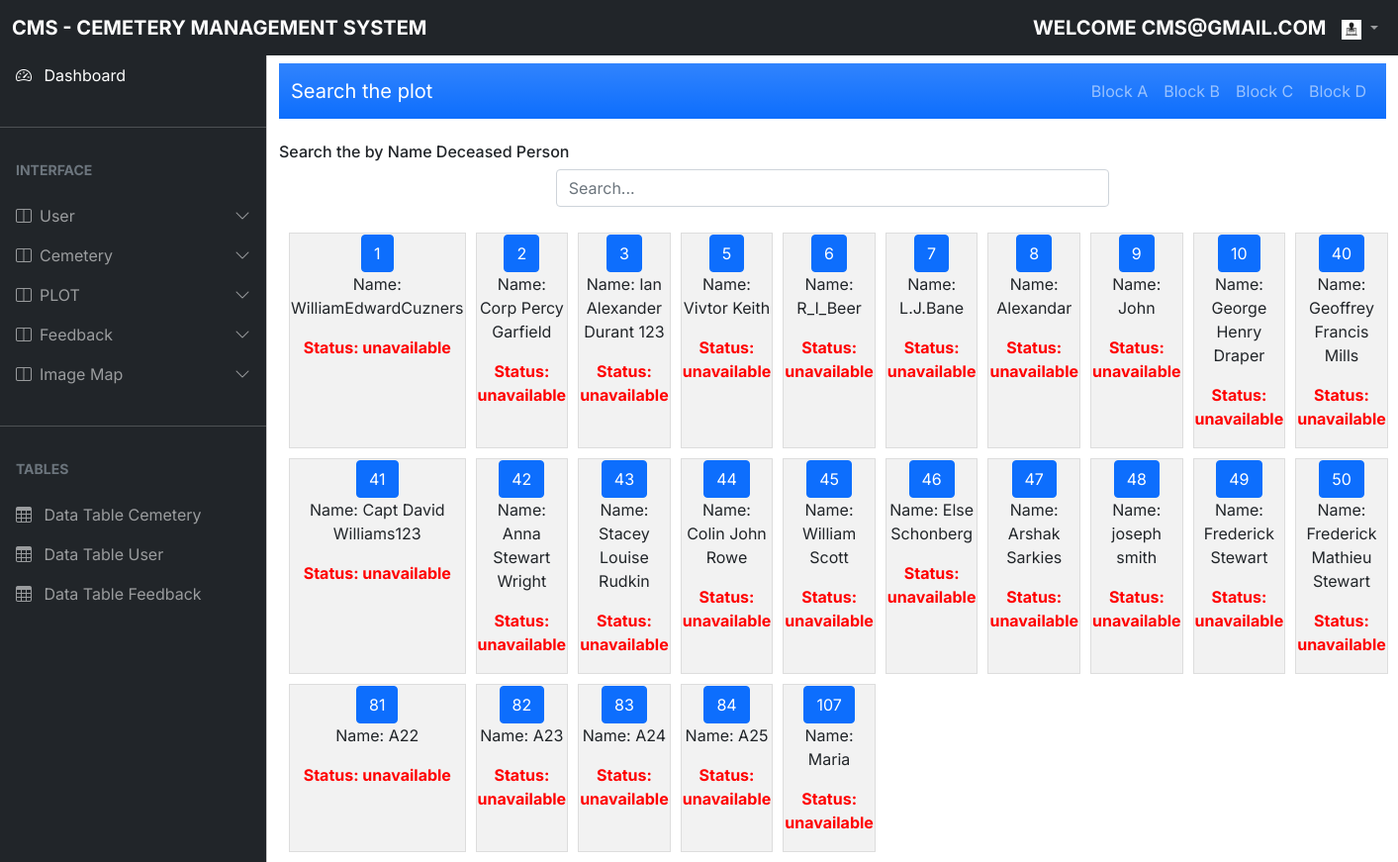
The app's page /php/PLOT-A.php (signed in) with its own data.
### tables this page shows
CREATE TABLE `user_profile` (
  `user_id` int(10) NOT NULL,
  `Image` varchar(255) NOT NULL,
  `First_name` varchar(100) NOT NULL,
  `Last_name` varchar(100) NOT NULL,
  `Gender` varchar(100) NOT NULL,
  `Email` varchar(100) NOT NULL,
  `Password` varchar(100) NOT NULL,
  `Phone_Number` int(100) NOT NULL,
  `Home_Address` varchar(250) NOT NULL,
  `otp` varchar(5) NOT NULL,
  `status` varchar(255) NOT NULL,
  `resettoken` int(50) NOT NULL,
  `resettokenexp` datetime(6) NOT NULL,
  `user_type` varchar(100) NOT NULL
);

CREATE TABLE `cemeteryrecord` (
  `Grave_ID` int(50) NOT NULL,
  `Image` varchar(255) NOT NULL,
  `Image2` varchar(255) NOT NULL,
  `Name_Deceased` varchar(100) NOT NULL,
  `Years_of_Born` date NOT NULL,
  `Years_of_Died` date NOT NULL,
  `Location` varchar(100) NOT NULL,
  `Years_Buried` varchar(100) NOT NULL,
  `Area_id` int(100) NOT NULL
);

CREATE TABLE `area` (
  `Area_id` int(100) NOT NULL,
  `Block_id` varchar(100) DEFAULT NULL,
  `Status` varchar(100) DEFAULT NULL,
  `unit` varchar(100) NOT NULL
);

### php/PLOT-A.php (the view, shortened to what this page needs)
  <?php
include_once("access_control.php");
 $Email = $_SESSION["Email"];
 $image_path = $_SESSION["Image"];
    try {
    $sqlUserProfile = "SELECT `user_id`, `Image`, `First_name`, `Last_name`, `Gender`, `Email`, `Password`, `Phone_Number`, `Home_Address`, `otp`, `status`, `resettoken`, `resettokenexp`, `user_type` FROM `user_profile`";
    $stmtUserProfile = $conn->prepare($sqlUserProfile);
    $stmtUserProfile->execute();
    $rowsUserProfile = $stmtUserProfile->fetchAll();
    $image_path = '';
if (!empty($rowsUserProfile)) {
    $image_path = $rowsUserProfile[0]['Image'];
}
} catch (PDOException $e) {
    echo $sqlUserProfile . "<br>" . $e->getMessage();
}
?>
<!DOCTYPE html>
<html lang="en">
  <head>
    <link rel="stylesheet" href="css/bootstrap.min.css" />
    <link
      rel="stylesheet"
      href="https://cdn.jsdelivr.net/npm/bootstrap-icons@1.4.1/font/bootstrap-icons.css"
    />
    <link rel="stylesheet" href="css/dataTables.bootstrap5.min.css" />
    <link rel="stylesheet" href="css/style.css" />
  </head>
<body>
    <nav class="navbar navbar-expand-lg navbar-dark bg-dark fixed-top">
      <div class="container-fluid">
        <a
          class="navbar-brand me-auto ms-lg-0 ms-3 text-uppercase fw-bold"
          href="Dashboard_Admin.php"
          >CMS - Cemetery Management System</a
        >
        <div class="collapse navbar-collapse" id="topNavBar">
          <ul class="navbar-nav">
        <a
          class="navbar-brand me-auto ms-lg-0 ms-3 text-uppercase fw-bold"
          href="#"
          >Welcome <?php echo $Email ?></a
        >
           <li class="nav-item dropdown">
  <a
    class="nav-link dropdown-toggle ms-2"
    href="#"
    role="button"
    data-bs-toggle="dropdown"
    aria-expanded="false"
  >
<img src="<?php echo $image_path; ?>" alt="Profile Image" width="20" height="20">  </a>
</li>
          </ul>
        </div>
      </div>
    </nav>
   <div
      class="offcanvas offcanvas-start sidebar-nav bg-dark"
      tabindex="-1"
      id="sidebar"
    >
      <div class="offcanvas-body p-0">
        <nav class="navbar-dark">
          <ul class="navbar-nav">
            <li>
              <a href="Dashboard_Admin.php" class="nav-link px-3 active">
                <span class="me-2"><i class="bi bi-speedometer2"></i></span>
                <span>Dashboard</span>
              </a>
            </li>
            <li class="my-4"><hr class="dropdown-divider bg-light" /></li>
            <li>
              <div class="text-muted small fw-bold text-uppercase px-3 mb-3">
                Interface
              </div>
            </li>
            <li>
              <a
                class="nav-link px-3 sidebar-link"
                data-bs-toggle="collapse"
                href="#layouts"
              >
                <span class="me-2"><i class="bi bi-layout-split"></i></span>
                <span>User</span>
                <span class="ms-auto">
                  <span class="right-icon">
                    <i class="bi bi-chevron-down"></i>
                  </span>
                </span>
              </a>
            </li>
            <li>
              <a
                class="nav-link px-3 sidebar-link"
                data-bs-toggle="collapse"
                href="#layouts"
              >
                <span class="me-2"><i class="bi bi-layout-split"></i></span>
                <span>Cemetery</span>
                <span class="ms-auto">
                  <span class="right-icon">
                    <i class="bi bi-chevron-down"></i>
                  </span>
                </span>
              </a>
            </li>
<li>
              <a
                class="nav-link px-3 sidebar-link"
                data-bs-toggle="collapse"
                href="#layouts"
              >
                <span class="me-2"><i class="bi bi-layout-split"></i></span>
                <span>PLOT</span>
                <span class="ms-auto">
                  <span class="right-icon">
                    <i class="bi bi-chevron-down"></i>
                  </span>
                </span>
              </a>
            </li>
<li>
              <a
                class="nav-link px-3 sidebar-link"
                data-bs-toggle="collapse"
                href="#layouts"
              >
                <span class="me-2"><i class="bi bi-layout-split"></i></span>
                <span>Feedback</span>
                <span class="ms-auto">
                  <span class="right-icon">
                    <i class="bi bi-chevron-down"></i>
                  </span>
                </span>
              </a>
            </li>
<li>
              <a
                class="nav-link px-3 sidebar-link"
                data-bs-toggle="collapse"
                href="#layouts"
              >
                <span class="me-2"><i class="bi bi-layout-split"></i></span>
                <span>Image Map</span>
                <span class="ms-auto">
                  <span class="right-icon">
                    <i class="bi bi-chevron-down"></i>
                  </span>
                </span>
              </a>
            </li>
            <li class="my-4"><hr class="dropdown-divider bg-light" /></li>
            <li>
              <div class="text-muted small fw-bold text-uppercase px-3 mb-3">
               Tables
              </div>
            </li>
            <li>
              <a href="DataTableCemetery_A.php" class="nav-link px-3">
                <span class="me-2"><i class="bi bi-table"></i></span>
                <span>Data Table Cemetery</span>
              </a>
            </li>
            <li>
              <a href="DataTableUser_A.php" class="nav-link px-3">
                <span class="me-2"><i class="bi bi-table"></i></span>
                <span>Data Table User </span>
              </a>
            </li>
            <li>
              <a href="DataTableContactForm.php" class="nav-link px-3">
                <span class="me-2"><i class="bi bi-table"></i></span>
                <span>Data Table Feedback</span>
              </a>
            </li>
          </ul>
        </nav>
      </div>
    </div>
<main class="mt-5 pt-3">
  <div class="container">
     <nav class="navbar navbar-expand-lg navbar-dark bg-primary bg-gradient" id="topNavBar">
  <div class="container">
    <a class="navbar-brand" href="">
      Search the plot
    </a>
    <div class="collapse navbar-collapse" id="navbarNav">
      <ul class="navbar-nav ms-auto">
        <li class="nav-item">
         <a class="nav-link" href="PLOT-A.php">Block A</a>
        </li>
        <li class="nav-item">
          <a class="nav-link" href="PLOT-B.php">Block B</a>
        </li>
        <li class="nav-item">
          <a class="nav-link" href="PLOT-C.php">Block C</a>
        </li>
        <li class="nav-item">
          <a class="nav-link" href="PLOT-D.php">Block D</a>
        </li>
      </ul>
    </div>
  </div>
</nav>
<br>
  <h6> Search the by Name Deceased Person</h6>
    <div class="mb-3 d-flex justify-content-center">
  <div class="col-md-6">
    <input type="text" id="searchBox" class="form-control" placeholder="Search...">
  </div>
</div>
    <div class="grid-container" id="grid-container">
      <?php
     $servername = "localhost";
$username = "root";
$password = "";
$dbname = "jiajunco_cmd_db2";
      try {
        $conn = new PDO("mysql:host=$servername;dbname=$dbname", $username, $password);
        $conn->setAttribute(PDO::ATTR_ERRMODE, PDO::ERRMODE_EXCEPTION);
$sqlCemeteryRecord = "SELECT cr.`Grave_ID`, cr.`Image`, cr.`Image2`, cr.`Name_Deceased`, cr.`Years_of_Born`, cr.`Years_of_Died`, cr.`Location`, cr.`Years_Buried`, a.`unit`, a.`Status`
FROM `cemeteryrecord` as cr
INNER JOIN `Area` as a ON cr.`Area_id` = a.`Area_id`
WHERE a.`Block_id` = 1";
        $result = $conn->query($sqlCemeteryRecord);
        if ($result->rowCount() > 0) {
while ($row = $result->fetch(PDO::FETCH_ASSOC)) {
  $id = $row["Grave_ID"];
  $status = $row["Status"];
  $nameDeceased = $row["Name_Deceased"];
  echo '<div class="grid-item">';
  echo '<a href="TestGraveDetails.php?cmid=' . $id . '" class="btn btn-primary" style="text-decoration: none;">' . $id . '</a>';
  echo '<p>Name: ' . $nameDeceased . '</p>';
  echo '<p><strong style="color: ' . ($status == 'Available' ? 'green' : 'red') . ';">Status: ' . $status . '</strong></p>';
  echo '</div>';
}
        } else {
          echo "No results found.";
        }
      } catch (PDOException $e) {
        echo "Connection failed: " . $e->getMessage();
      }
      echo '</div>';
      ?>
    </div>
</main>
</body>
</html>

### php/PLOT-A.php (style rules this page uses)
.grid-container { display: grid; grid-template-columns: repeat(10, 1fr); gap: 10px; padding: 10px; }
.grid-item { background-color: #f2f2f2; border: 1px solid #ddd; padding: 1px; font-size: 16px; text-align: center; }

### records on screen
user_profile: Image (picture)
cemeteryrecord: Grave_ID "1", Name_Deceased "WilliamEdwardCuzners", Area.Status "unavailable"
cemeteryrecord: Grave_ID "2", Name_Deceased "Corp Percy Garfield", Area.Status "unavailable"
cemeteryrecord: Grave_ID "3", Name_Deceased "Ian Alexander Durant 123", Area.Status "unavailable"
cemeteryrecord: Grave_ID "5", Name_Deceased "Vivtor Keith", Area.Status "unavailable"
cemeteryrecord: Grave_ID "6", Name_Deceased "R_I_Beer", Area.Status "unavailable"
cemeteryrecord: Grave_ID "7", Name_Deceased "L.J.Bane", Area.Status "unavailable"
cemeteryrecord: Grave_ID "8", Name_Deceased "Alexandar", Area.Status "unavailable"
cemeteryrecord: Grave_ID "9", Name_Deceased "John", Area.Status "unavailable"
cemeteryrecord: Grave_ID "10", Name_Deceased "George Henry Draper", Area.Status "unavailable"
cemeteryrecord: Grave_ID "40", Name_Deceased "Geoffrey Francis Mills", Area.Status "unavailable"
cemeteryrecord: Grave_ID "41", Name_Deceased "Capt David Williams123", Area.Status "unavailable"
cemeteryrecord: Grave_ID "42", Name_Deceased "Anna Stewart Wright", Area.Status "unavailable"
cemeteryrecord: Grave_ID "43", Name_Deceased "Stacey Louise Rudkin", Area.Status "unavailable"
cemeteryrecord: Grave_ID "44", Name_Deceased "Colin John Rowe", Area.Status "unavailable"
cemeteryrecord: Grave_ID "45", Name_Deceased "William Scott", Area.Status "unavailable"
cemeteryrecord: Grave_ID "46", Name_Deceased "Else Schonberg", Area.Status "unavailable"
cemeteryrecord: Grave_ID "47", Name_Deceased "Arshak Sarkies", Area.Status "unavailable"
cemeteryrecord: Grave_ID "48", Name_Deceased "joseph smith", Area.Status "unavailable"
cemeteryrecord: Grave_ID "49", Name_Deceased "Frederick Stewart", Area.Status "unavailable"
cemeteryrecord: Grave_ID "50", Name_Deceased "Frederick Mathieu Stewart", Area.Status "unavailable"
cemeteryrecord: Grave_ID "81", Name_Deceased "A22", Area.Status "unavailable"
cemeteryrecord: Grave_ID "82", Name_Deceased "A23", Area.Status "unavailable"
cemeteryrecord: Grave_ID "83", Name_Deceased "A24", Area.Status "unavailable"
cemeteryrecord: Grave_ID "84", Name_Deceased "A25", Area.Status "unavailable"
cemeteryrecord: Grave_ID "107", Name_Deceased "Maria", Area.Status "unavailable"

### other values on screen
$Email "CMS@GMAIL.COM"
